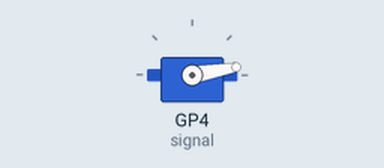
Recording of a program running on a simulated Raspberry Pi Pico running MicroPython. On the bench: servo. Servo angles are drawn from the pulse width (0.5 ms = 0°, 2.5 ms = 180°).

Above: at 0.05 s.
Timing chart, 0 to 4.6 s (numbered marks = the images above):
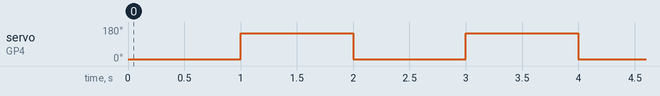

The program:

run_PWM.py
```python
from machine import Pin,PWM
from time import sleep

signal = PWM(Pin(4, mode=Pin.OUT))
signal.freq(50)

# 0.5ms/20ms = 0.025 = 2.5% duty cycle
# 2.4ms/20ms = 0.12 = 12% duty cycle

# 0.025*65535=1638
# 0.12*65535=7864

while True:
    signal.duty_u16(2000)
    sleep(1)
    signal.duty_u16(7000)
    sleep(1)
```

Measured:
- by itself, servo on GP4 (signal): alternates 147° for 1.0 s and 10° for 1.0 s
